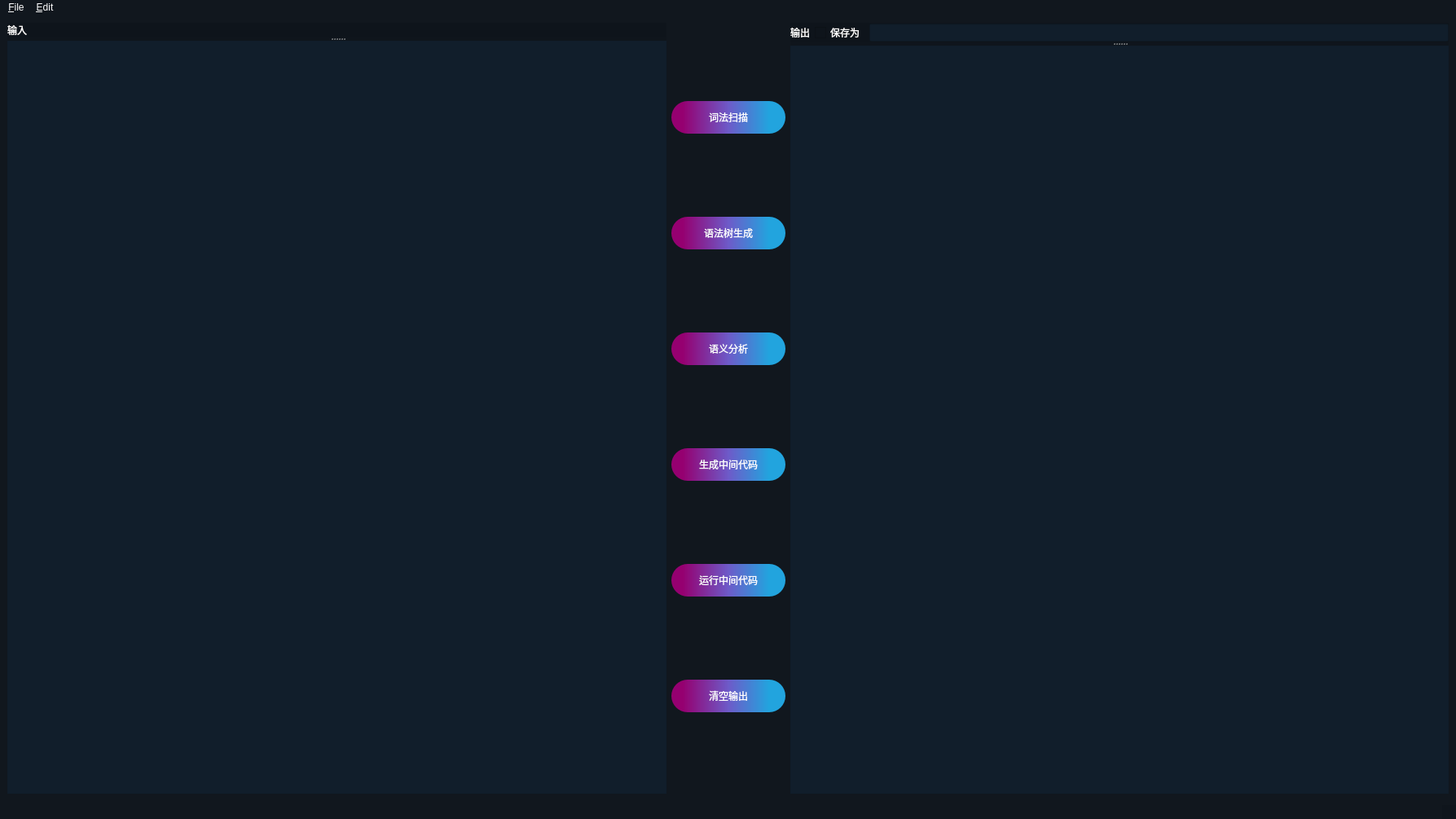
<?xml version="1.0" encoding="UTF-8"?>
<ui version="4.0">
 <class>Editor</class>
 <widget class="QMainWindow" name="Editor">
  <property name="geometry">
   <rect>
    <x>0</x>
    <y>0</y>
    <width>1787</width>
    <height>1005</height>
   </rect>
  </property>
  <property name="sizePolicy">
   <sizepolicy hsizetype="Expanding" vsizetype="Expanding">
    <horstretch>0</horstretch>
    <verstretch>0</verstretch>
   </sizepolicy>
  </property>
  <property name="windowTitle">
   <string>Editor</string>
  </property>
  <property name="windowIcon">
   <iconset>
    <normaloff>favicon.ico</normaloff>favicon.ico</iconset>
  </property>
  <property name="styleSheet">
   <string notr="true">* {
color:white;
background-color:rgba(14, 21, 27,200);
}
QLabel {
color:white;
}
QWidget#centralwidget {
color:white;
background-image: url(res/bg.png);
}
.QPushButton {

    color: white;
    font: 14px &quot;黑体&quot;;
background-color:qlineargradient(spread:pad, x1:0, y1:0, x2:1, y2:0, stop:0.0995025 rgba(151, 0, 113, 252), stop:0.502488 rgba(109, 91, 201, 255), stop:0.855721 rgba(34, 164, 222, 255));
    border:none;
    border-radius: 20px;
    width: 140px;
    height: 40px;
}

QMainWindow QTextEdit {
background-color: rgba(19, 37, 54, 150);
border-color: black;
}
.QSplitter {
border:none;
}
QMainWindow QLineEdit {
background-color:rgba(19, 37, 54, 150);
}
.QPushButton:pressed {
    background-color:qlineargradient(spread:pad, x1:0, y1:0, x2:1, y2:0, stop:0.0995025 rgba(151, 0, 113, 202), stop:0.502488 rgba(109, 91, 201, 205), stop:0.855721 rgba(34, 164, 222, 205));
}
</string>
  </property>
  <property name="iconSize">
   <size>
    <width>32</width>
    <height>32</height>
   </size>
  </property>
  <widget class="QWidget" name="centralwidget">
   <property name="sizePolicy">
    <sizepolicy hsizetype="Expanding" vsizetype="Expanding">
     <horstretch>4</horstretch>
     <verstretch>3</verstretch>
    </sizepolicy>
   </property>
   <layout class="QGridLayout" name="gridLayout">
    <item row="0" column="0">
     <widget class="QSplitter" name="splitter">
      <property name="sizePolicy">
       <sizepolicy hsizetype="Expanding" vsizetype="Expanding">
        <horstretch>2</horstretch>
        <verstretch>0</verstretch>
       </sizepolicy>
      </property>
      <property name="orientation">
       <enum>Qt::Vertical</enum>
      </property>
      <widget class="QLabel" name="label_3">
       <property name="sizePolicy">
        <sizepolicy hsizetype="Expanding" vsizetype="Preferred">
         <horstretch>0</horstretch>
         <verstretch>0</verstretch>
        </sizepolicy>
       </property>
       <property name="locale">
        <locale language="Chinese" country="China"/>
       </property>
       <property name="text">
        <string>输入</string>
       </property>
      </widget>
      <widget class="QTextEdit" name="codeArea">
       <property name="sizePolicy">
        <sizepolicy hsizetype="Expanding" vsizetype="Expanding">
         <horstretch>0</horstretch>
         <verstretch>1</verstretch>
        </sizepolicy>
       </property>
       <property name="minimumSize">
        <size>
         <width>400</width>
         <height>900</height>
        </size>
       </property>
       <property name="focusPolicy">
        <enum>Qt::StrongFocus</enum>
       </property>
       <property name="locale">
        <locale language="English" country="UnitedStates"/>
       </property>
       <property name="sizeAdjustPolicy">
        <enum>QAbstractScrollArea::AdjustToContents</enum>
       </property>
       <property name="html">
        <string>&lt;!DOCTYPE HTML PUBLIC &quot;-//W3C//DTD HTML 4.0//EN&quot; &quot;http://www.w3.org/TR/REC-html40/strict.dtd&quot;&gt;
&lt;html&gt;&lt;head&gt;&lt;meta name=&quot;qrichtext&quot; content=&quot;1&quot; /&gt;&lt;style type=&quot;text/css&quot;&gt;
p, li { white-space: pre-wrap; }
&lt;/style&gt;&lt;/head&gt;&lt;body style=&quot; font-family:'SimSun'; font-size:9pt; font-weight:400; font-style:normal;&quot;&gt;
&lt;p style=&quot;-qt-paragraph-type:empty; margin-top:0px; margin-bottom:0px; margin-left:0px; margin-right:0px; -qt-block-indent:0; text-indent:0px; font-family:'Ubuntu'; font-size:11pt;&quot;&gt;&lt;br /&gt;&lt;/p&gt;&lt;/body&gt;&lt;/html&gt;</string>
       </property>
      </widget>
     </widget>
    </item>
    <item row="0" column="3">
     <layout class="QVBoxLayout" name="verticalLayout_2"/>
    </item>
    <item row="0" column="1">
     <layout class="QVBoxLayout" name="verticalLayout">
      <property name="sizeConstraint">
       <enum>QLayout::SetFixedSize</enum>
      </property>
      <item>
       <widget class="QPushButton" name="scannerBtn">
        <property name="sizePolicy">
         <sizepolicy hsizetype="Preferred" vsizetype="Fixed">
          <horstretch>1</horstretch>
          <verstretch>0</verstretch>
         </sizepolicy>
        </property>
        <property name="locale">
         <locale language="Chinese" country="China"/>
        </property>
        <property name="text">
         <string>词法扫描</string>
        </property>
       </widget>
      </item>
      <item>
       <widget class="QPushButton" name="genTreeBtn">
        <property name="sizePolicy">
         <sizepolicy hsizetype="Preferred" vsizetype="Fixed">
          <horstretch>0</horstretch>
          <verstretch>0</verstretch>
         </sizepolicy>
        </property>
        <property name="locale">
         <locale language="Chinese" country="China"/>
        </property>
        <property name="text">
         <string>语法树生成</string>
        </property>
       </widget>
      </item>
      <item>
       <widget class="QPushButton" name="semanticAnalysisBtn">
        <property name="sizePolicy">
         <sizepolicy hsizetype="Expanding" vsizetype="Fixed">
          <horstretch>0</horstretch>
          <verstretch>0</verstretch>
         </sizepolicy>
        </property>
        <property name="locale">
         <locale language="Chinese" country="China"/>
        </property>
        <property name="text">
         <string>语义分析</string>
        </property>
       </widget>
      </item>
      <item>
       <widget class="QPushButton" name="genMachineCodeBtn">
        <property name="sizePolicy">
         <sizepolicy hsizetype="Expanding" vsizetype="Fixed">
          <horstretch>0</horstretch>
          <verstretch>0</verstretch>
         </sizepolicy>
        </property>
        <property name="locale">
         <locale language="Chinese" country="China"/>
        </property>
        <property name="text">
         <string>生成中间代码</string>
        </property>
       </widget>
      </item>
      <item>
       <widget class="QPushButton" name="runMachineCodeBtn">
        <property name="sizePolicy">
         <sizepolicy hsizetype="Expanding" vsizetype="Fixed">
          <horstretch>0</horstretch>
          <verstretch>0</verstretch>
         </sizepolicy>
        </property>
        <property name="locale">
         <locale language="Chinese" country="China"/>
        </property>
        <property name="text">
         <string>运行中间代码</string>
        </property>
       </widget>
      </item>
      <item>
       <widget class="QPushButton" name="clearBtn">
        <property name="sizePolicy">
         <sizepolicy hsizetype="Expanding" vsizetype="Fixed">
          <horstretch>0</horstretch>
          <verstretch>0</verstretch>
         </sizepolicy>
        </property>
        <property name="locale">
         <locale language="Chinese" country="China"/>
        </property>
        <property name="text">
         <string>清空输出</string>
        </property>
       </widget>
      </item>
     </layout>
    </item>
    <item row="0" column="2">
     <widget class="QSplitter" name="splitter_2">
      <property name="sizePolicy">
       <sizepolicy hsizetype="Preferred" vsizetype="Expanding">
        <horstretch>2</horstretch>
        <verstretch>0</verstretch>
       </sizepolicy>
      </property>
      <property name="orientation">
       <enum>Qt::Vertical</enum>
      </property>
      <widget class="QWidget" name="layoutWidget">
       <layout class="QHBoxLayout" name="horizontalLayout">
        <item>
         <widget class="QLabel" name="label">
          <property name="locale">
           <locale language="Chinese" country="China"/>
          </property>
          <property name="text">
           <string>输出</string>
          </property>
         </widget>
        </item>
        <item>
         <widget class="QCheckBox" name="saveCheckBox">
          <property name="locale">
           <locale language="Chinese" country="China"/>
          </property>
          <property name="text">
           <string>保存为</string>
          </property>
         </widget>
        </item>
        <item>
         <widget class="QLineEdit" name="savePathEdit"/>
        </item>
       </layout>
      </widget>
      <widget class="QTextBrowser" name="outputArea">
       <property name="sizePolicy">
        <sizepolicy hsizetype="Expanding" vsizetype="Expanding">
         <horstretch>2</horstretch>
         <verstretch>1</verstretch>
        </sizepolicy>
       </property>
       <property name="minimumSize">
        <size>
         <width>800</width>
         <height>900</height>
        </size>
       </property>
      </widget>
     </widget>
    </item>
   </layout>
  </widget>
  <widget class="QMenuBar" name="menubar">
   <property name="geometry">
    <rect>
     <x>0</x>
     <y>0</y>
     <width>1787</width>
     <height>26</height>
    </rect>
   </property>
   <widget class="QMenu" name="menu_File">
    <property name="title">
     <string>&amp;File</string>
    </property>
    <addaction name="action_New"/>
    <addaction name="separator"/>
    <addaction name="action_Open"/>
    <addaction name="actionOpen_Folder"/>
    <addaction name="separator"/>
    <addaction name="action_Save"/>
    <addaction name="actionSave_As"/>
    <addaction name="separator"/>
    <addaction name="action_Preference"/>
    <addaction name="separator"/>
    <addaction name="actionClose"/>
   </widget>
   <widget class="QMenu" name="menu_Edit">
    <property name="title">
     <string>&amp;Edit</string>
    </property>
    <addaction name="actionUndo"/>
    <addaction name="actionRedo"/>
    <addaction name="separator"/>
    <addaction name="actionCut"/>
    <addaction name="actionCopy"/>
    <addaction name="actionPaste"/>
    <addaction name="separator"/>
    <addaction name="actionSelect_All"/>
   </widget>
   <addaction name="menu_File"/>
   <addaction name="menu_Edit"/>
  </widget>
  <widget class="QStatusBar" name="statusbar"/>
  <action name="action_New">
   <property name="text">
    <string>&amp;New</string>
   </property>
   <property name="shortcut">
    <string>Ctrl+N</string>
   </property>
  </action>
  <action name="action_Open">
   <property name="text">
    <string>&amp;Open</string>
   </property>
   <property name="shortcut">
    <string>Ctrl+O</string>
   </property>
  </action>
  <action name="action_Save">
   <property name="text">
    <string>&amp;Save</string>
   </property>
   <property name="shortcut">
    <string>Ctrl+S</string>
   </property>
  </action>
  <action name="actionSave_As">
   <property name="text">
    <string>Save As...</string>
   </property>
   <property name="shortcut">
    <string>Ctrl+Shift+S</string>
   </property>
  </action>
  <action name="actionClose">
   <property name="text">
    <string>Close</string>
   </property>
   <property name="shortcut">
    <string>Ctrl+W</string>
   </property>
  </action>
  <action name="action_Preference">
   <property name="text">
    <string>&amp;Preference</string>
   </property>
   <property name="shortcut">
    <string>Ctrl+,</string>
   </property>
  </action>
  <action name="actionUndo">
   <property name="text">
    <string>Undo</string>
   </property>
   <property name="shortcut">
    <string>Ctrl+Z</string>
   </property>
  </action>
  <action name="actionRedo">
   <property name="text">
    <string>Redo</string>
   </property>
   <property name="shortcut">
    <string>Ctrl+Shift+Z</string>
   </property>
  </action>
  <action name="actionCopy">
   <property name="text">
    <string>Copy</string>
   </property>
   <property name="shortcut">
    <string>Ctrl+C</string>
   </property>
  </action>
  <action name="actionCut">
   <property name="text">
    <string>Cut</string>
   </property>
   <property name="shortcut">
    <string>Ctrl+X</string>
   </property>
  </action>
  <action name="actionPaste">
   <property name="text">
    <string>Paste</string>
   </property>
   <property name="shortcut">
    <string>Ctrl+V</string>
   </property>
  </action>
  <action name="actionSelect_All">
   <property name="text">
    <string>Select All</string>
   </property>
   <property name="shortcut">
    <string>Ctrl+A</string>
   </property>
  </action>
  <action name="actionOpen_Folder">
   <property name="text">
    <string>Open Folder</string>
   </property>
  </action>
 </widget>
 <resources>
  <include location="editor.qrc"/>
 </resources>
 <connections/>
</ui>
